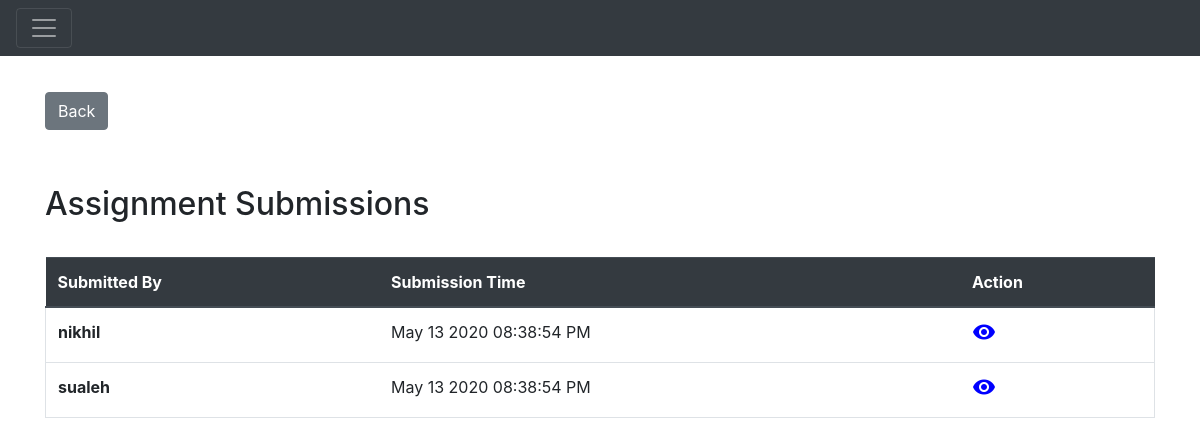
Page /assignmentSubmission/1 (signed in) on the earlier database version.
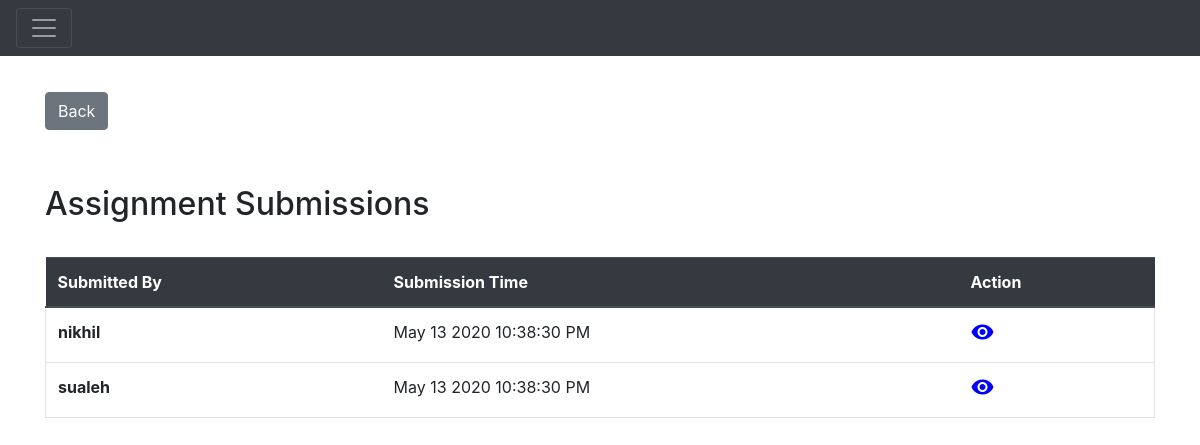
Same page on the later database version.
### Application/models.py (models this page shows)
class AssignmentSubmission(db.Model):
    __tablename__ = "assignment_submissions"
    assignmentSubmissionId = db.Column(
        db.Integer,
        primary_key=True,
        autoincrement=True
    )
    submissionTime = db.Column(db.DateTime, default=datetime.datetime.utcnow())
    assignmentId = db.Column(db.Integer, db.ForeignKey('assignments.assignmentId'))
    assignment = relationship("Assignment")
    assignmentGrade = db.Column(db.String(20))
    userId = db.Column(db.Integer, db.ForeignKey('users.userId'))
    user = relationship("User")
    comment = db.Column(db.String(500))
    gradeReceived = db.Column(
        db.String(10)
    )

class User(db.Model):
    __tablename__ = "users"
    userId = db.Column(
        db.Integer,
        primary_key=True,
        autoincrement=True
    )
    name = db.Column(
        db.String(100),
        index=True,
        nullable=False,
    )
    email = db.Column(
        db.String(80),
        index=True,
        unique=True,
        nullable=False
    )
    password = db.Column(
        db.String(255)
    )
    userRole = db.Column(Enum(UserRole))
    orgId = db.Column(db.Integer, db.ForeignKey('organizations.orgId'))
    organization = relationship("Organization")

### Application/assignment_submissions.py (the view)
@app.route('/assignmentSubmission/<id>')
@authenticate
def assignmentSubmission(id):
    assignmentId = escape(id)
    result = models.Assignment.query.filter_by(assignmentId=assignmentId).first()
    enrollments = result.course.enrollments
    enrollmentRole = [e for e in enrollments if e.userId == session['id']][0].enrollmentRole
    print(enrollmentRole)
    isTeacher = (enrollmentRole == models.EnrollmentRole.Teacher)
    submissions = []
    if enrollmentRole == models.EnrollmentRole.Teacher:
        submissions = models.db.session.query(models.AssignmentSubmission)\
            .filter(models.AssignmentSubmission.assignmentId == assignmentId)\
            .all()
    else:
        submissions = models.db.session.query(models.AssignmentSubmission) \
            .filter(models.AssignmentSubmission.assignmentId == assignmentId) \
            .filter(models.AssignmentSubmission.userId == session['id']) \
            .all()
    return render_template('assignment_submission.html', submissions=submissions,
                           enrollmentRole=enrollmentRole, isTeacher=isTeacher, assignmentId=id)

### Application/templates/assignment_submission.html (shortened to what this page needs)
{% extends 'main.html' %}
{% block head %}
{{ super() }}
{% endblock %}
{% block body %}
{{ super() }}
<div class="container" style="margin-top:3%;">
    <a class="btn btn-secondary" href={{url_for('getAssignmentDetailById' ,id=assignmentId) }}>Back</a>
    <div class="page-header" style="margin: 2% 0%; padding: 3% 0% 0% 0%;">
        <h2>Assignment Submissions</h2>
    </div>
        <table class="table" style="margin-top: 3%">
        <thead class="thead-dark">
        <tr>
            <th scope="col">Submitted By</th>
            <th scope="col">Submission Time</th>
            <th scope="col">Action</th>
        </tr>
        </thead>
        <tbody>
        {% for submission in submissions %}
        <tr class="border">
            <th scope="row">{{submission.user.name}}</th>
            <td>{{submission.submissionTime.strftime("%b %d %Y %r")}}</td>
            <td><a href={{ url_for('assignmentSubmissionDetail',id=submission.assignmentSubmissionId) }}
                           >
                <i class="material-icons md-48" style="color:blue;">visibility</i>
                </a>
            </td>
        </tr>
        {% endfor %}
        </tbody>
        </table>
</div>
{% endblock %}

### Application/templates/main.html (shortened to what this page needs)
{% extends 'base.html' %}
{% block head %}
<link rel="stylesheet" href="{{ url_for('static', filename='css/main.css') }}">
{% endblock %}
{% block body %}
<div id="topbar">
  <nav class="pos-f-t navbar navbar-dark bg-dark">
    <button class="navbar-toggler" type="button" style="outline:none;" onclick="toggleNav()">
      <span class="navbar-toggler-icon"></span>
    </button>
  </nav>
</div>
{% endblock %}

### Application/templates/base.html (shortened to what this page needs)
<!DOCTYPE html>
<html lang="en">
<head>
    <link rel="stylesheet" href="{{ url_for('static', filename='vendors/jquery.datetimepicker.min.css') }}">
    <link rel="stylesheet" href="{{ url_for('static', filename='vendors/bootstrap.min.css') }}">
    <link rel="stylesheet" href="{{ url_for('static', filename='css/styles.css') }}">
    {% block head %}{% endblock %}
</head>
<body>
    {% block body %} {% endblock %}
</body>
</html>

### Application/static/css/styles.css (style rules this page uses)
html, body { height: 100%; margin: 0; padding: 0; }

### Application/static/css/main.css (style rules this page uses)
body { transition: margin-left .5s; }

Differences in the rows shown:
changed AssignmentSubmission "nikhil": submissionTime "May 13 2020 08:38:54 PM" → "May 13 2020 10:38:30 PM"
changed AssignmentSubmission "sualeh": submissionTime "May 13 2020 08:38:54 PM" → "May 13 2020 10:38:30 PM"
